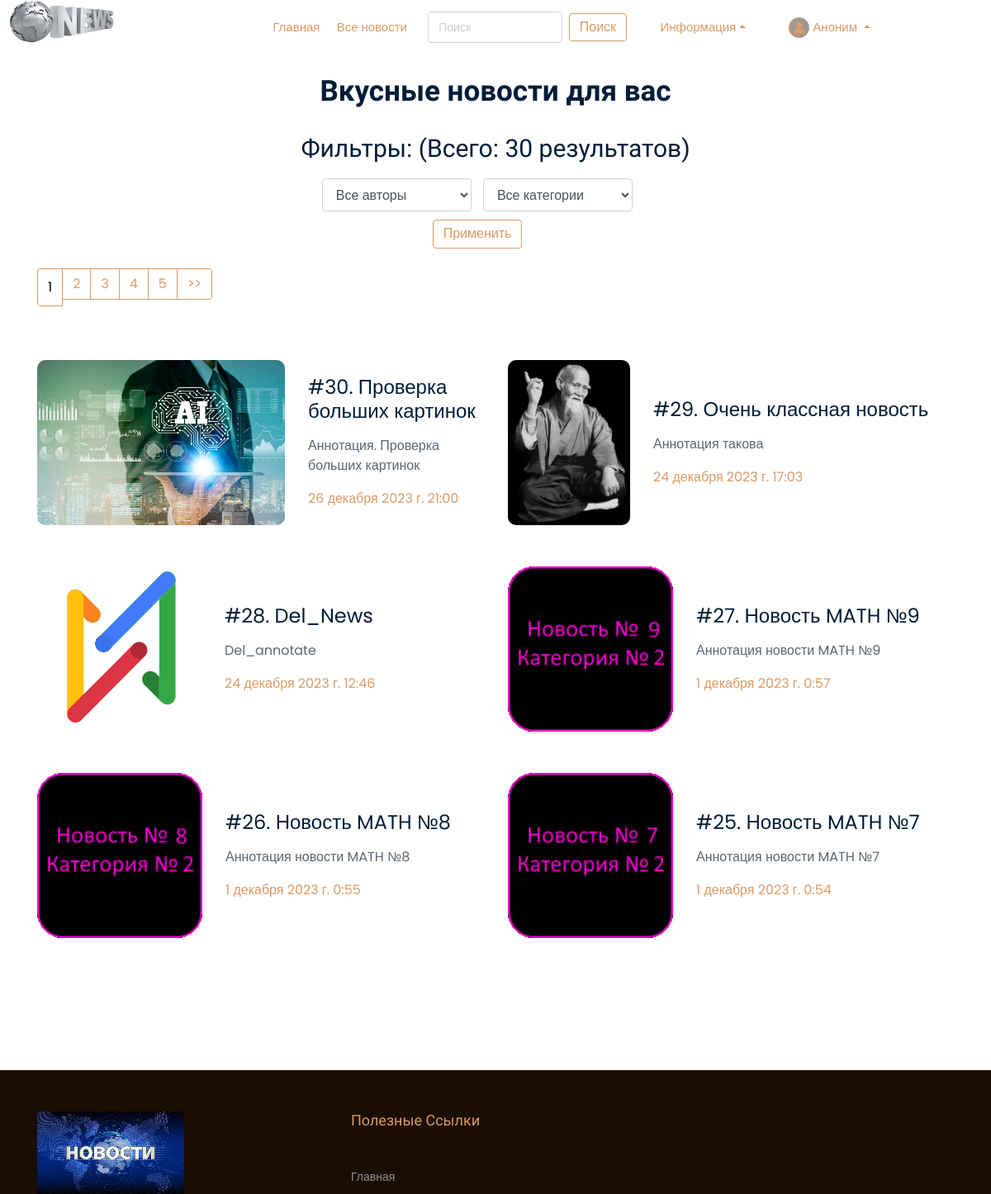
The page /news/ (upper part) on the database as committed earlier.
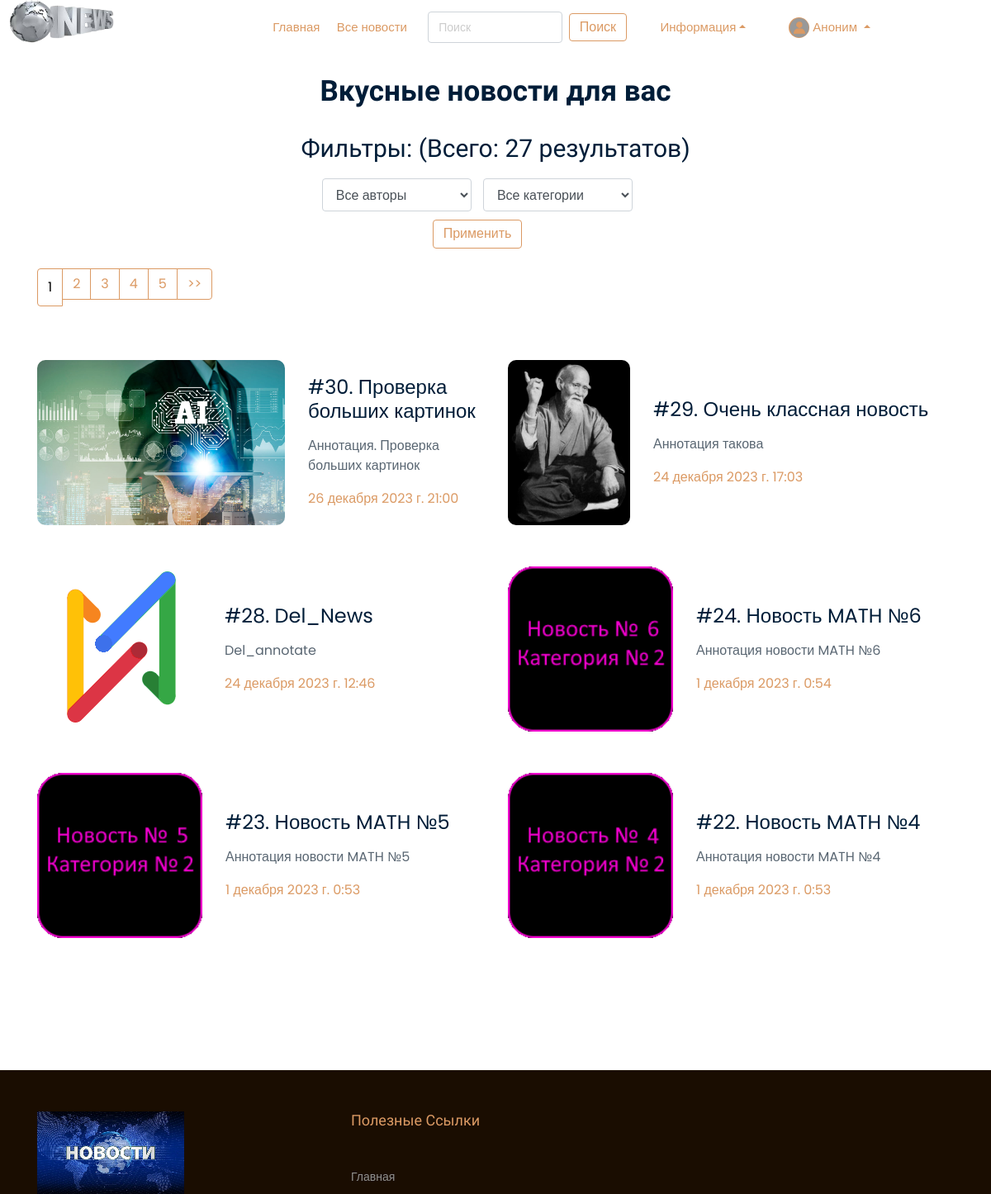
The same page on the database as committed later.
### news/models.py (models this page shows, shortened)
class Article(models.Model):
    categories = [('IT', 'IT'),
                  ('MATH', 'Mathematic'),
                  ('AI', 'AI')]
    author = models.ForeignKey(User, on_delete=models.SET_NULL, null=True, verbose_name='Автор')    # Если пользователь удалится, то данное поле будет NULL
    title = models.CharField('Название', max_length=50, default='')
    anouncement = models.TextField('Аннотация', max_length=250)
    text = models.TextField('Текст новости')
    date = models.DateTimeField('Дата публикации', auto_now=True)
    date_edit = models.DateTimeField('Дата редактирования', auto_now=True)
    category = models.CharField(choices=categories, max_length=20, verbose_name='Категории')
    tags = models.ManyToManyField(to=Tag, blank=True, verbose_name='Тэги')    # blank - разрешаем полю быть пустым
    slug = models.SlugField()
    objects = models.Manager()
    published = PublishedToday()
    status = models.BooleanField(default=False, verbose_name='Опубликовать')    # Автор добавляет новость и по-умолчанию она не публикуется. Модетатор должен подтвердить публикацию - True
    def get_absolute_url(self):
        return f'/news/show/{self.id}'
    class Meta:
        ordering = ['title', 'date']    # Порядок сортировки
        verbose_name = 'Новость'
        verbose_name_plural = 'Новости'

class Image(models.Model):
    def folder_path(instance, filename):
        return f"article_images/article_{instance.article.pk}/{filename}"
    article = models.ForeignKey(Article, on_delete=models.CASCADE)
    title = models.CharField(max_length=50, blank=True)
    image = models.ImageField(upload_to=folder_path)     # лучше добавить поле default !!!
    objects = models.Manager()
    class Meta:
        verbose_name = 'Изображение'
        verbose_name_plural = 'Изображения'

### news/views.py (the view)
# urls.py: path('', views.news_index, name='news_index'),
def news_index(request):
    categories = Article.categories #создали перечень категорий
    author_list = User.objects.all() #создали перечень авторов
    if request.method == "POST":
        selected_author = int(request.POST.get('author_filter'))
        selected_category = int(request.POST.get('category_filter'))
        request.session['author_filter'] = selected_author
        request.session['category_filter'] = selected_category
        if selected_author == 0: #выбраны все авторы
            articles = Article.objects.all()
        else:
            articles = Article.objects.filter(author=selected_author)
        if selected_category != 0: #фильтруем найденные по авторам результаты по категориям
            articles = articles.filter(category__icontains=categories[selected_category-1][0])
    else: # Если метод запроса "GET", то:    # страница открывется впервые;    # нас переадресовала сюда функция поиска;    # листаем фильтрованные страницы (Paginator)
        search_input = request.session.get('search_input')  # вытаскиваем из сессии значение поиска
        print('!!!!!!!!!!!!!!!!!!!!!!', 'search_input', search_input)
        if search_input != None:  # если не пустое - находим нужные новости
            articles = Article.objects.filter(title__icontains=search_input)
            selected_author = 0
            selected_category = 0
            del request.session['search_input'] #чистим сессию, чтобы этот фильтр не "заело"
        else:   # если это не поисковый запрос, а переход по пагинатору или первое открытие
            articles = Article.objects.all()
            selected_author = request.session.get('author_filter')
            selected_category = request.session.get('category_filter')
            print('!!!!!!!!!!!!!!!!!!!!!!', 'selected_author', selected_author)
            if selected_author != None and int(selected_author) != 0: #если не пустое - находим нужные новости
                articles = articles.filter(author=selected_author)
            else:
                selected_author = 0
            print('!!!!!!!!!!!!!!!!!!!!!!', 'selected_category', selected_category)
            if selected_category != None and int(selected_category) != 0: #если не пустое - находим нужные категории
                articles = articles.filter(category__icontains=categories[selected_category - 1][0])
            else:
                selected_category = 0
    articles = articles.order_by('-date')
    total = len(articles)
    p = Paginator(articles, 6)
    page_number = request.GET.get('page')
    page_obj = p.get_page(page_number)
    context = {'articles': page_obj, 'author_list': author_list, 'selected_author': selected_author,
               'categories': categories, 'selected_category': selected_category, 'total': total}
    return render(request, 'news/index.html', context)

### news/templates/news/index.html (shortened to what this page needs)
{% extends 'main/base_template.html' %}
{% load static %}
{% load bootstrap5 %}
{% block content %}
<div class="Delicious_area">
    <div class="container">
        <div class="row">
            <div class="col-xl-12">
                <div class="section_title text-center mb-30">
                    <h3>Вкусные новости для вас</h3>
                </div>
            </div>
        </div>
        <div class="row">
            <div class="col-xl-12">
                <div class="section_title text-center mb-50">
                    <label><h2> Фильтры: (Всего: {{ total }} результатов) </h2>
                        <form method="post">
                            <div class="form-group col-11">
                                <select class="form-select" name="author_filter" style="width:40%">
                                    <option value="0">Все авторы</option>
                                </select>
                                <select class="form-select" name="category_filter" style="width:40%">
                                    <option value="0">Все категории</option>
                                </select>
                                <button class="buttn2 boxed-button2 my-2 my-sm-0" type="submit">Применить</button>
                            </div>
                        </form>
                    </label>
                {% if total > 6 %}
                    <div class="container mx-auto">
                        <div class="row ">
                            <nav aria-label="Page navigation example">
                                <ul class="pagination1">
                                    {% for p in articles.paginator.page_range %}
                                        {% if articles.number == p %}
                                            <li class="page-item1"><p class="page-link1" style="color:black;"> {{ p }}</p></li>
                                        {% else %}
                                            <li class="page-item1"><a class="page-link1" href="?page={{ p }}"> {{ p }}</a></li>
                                        {% endif %}
                                    {% endfor %}
                                    {% if articles.has_next %}
                                        <li class="page-item1"><a class="page-link1" href="?page={{ articles.next_page_number }}"> >> </a></li>
                                    {% endif %}
                                </ul>
                            </nav>
                        </div>
                    </div>
                {% endif %}
                </div>
            </div>
        </div>
    </div>
    <div class="container">
        <div class="row">
            {% for article in articles %}
                <div class="col-xl-6 col-md-6 col-lg-6">
                    <a href="{{ article.get_absolute_url }}">
                    <div class="single_delicious d-flex align-items-center">
                        <div class="thumb">
                            <img src="{{ article.image_set.all.0.image.url }}" alt="{{ article.title }}" style="height:200px; width:auto;">
                        </div>
                        <div class="info">
                            <h3>#{{ article.id }}. {{ article.title }}</h3>
                            <p>{{ article.anouncement }}</p>
                            <span>{{ article.date }}</span>
                        </div>
                    </div>
                </div>
            {% endfor %}
        </div>
    </div>
</div>
{% endblock %}

Rows that differ between the two databases and show on the page:
removed Article: image_set.all.0.image (picture), id "27", title "Новость MATH №9", anouncement "Аннотация новости MATH №9", date "1 декабря 2023 г. 0:57"
removed Article: image_set.all.0.image (picture), id "26", title "Новость MATH №8", anouncement "Аннотация новости MATH №8", date "1 декабря 2023 г. 0:55"
removed Article: image_set.all.0.image (picture), id "25", title "Новость MATH №7", anouncement "Аннотация новости MATH №7", date "1 декабря 2023 г. 0:54"
now on this page (row unchanged): Article: image_set.all.0.image (picture), id "24", title "Новость MATH №6", anouncement "Аннотация новости MATH №6", date "1 декабря 2023 г. 0:54"
now on this page (row unchanged): Article: image_set.all.0.image (picture), id "23", title "Новость MATH №5", anouncement "Аннотация новости MATH №5", date "1 декабря 2023 г. 0:53"
now on this page (row unchanged): Article: image_set.all.0.image (picture), id "22", title "Новость MATH №4", anouncement "Аннотация новости MATH №4", date "1 декабря 2023 г. 0:53"
Other text that changed with them:
{{ total }}: "30" → "27"
